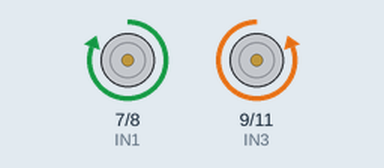
Simulated run of this sketch. Board: Arduino Uno, built with avr-gcc and run on an emulated ATmega328P. Shown: motor-driver pin pairs drawn as motors (green arrow = first pin HIGH = forward, orange = second pin HIGH = backward, longer = more drive, scaled by the enable pin).

Above: at 1.0 s.
At 2.2 s:
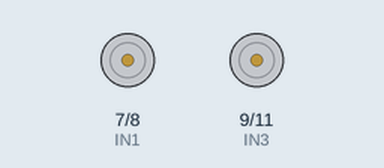
At 3.5 s:
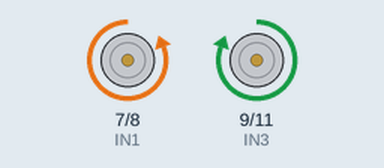
Timing chart, 0 to 6.5 s (numbered marks = the images above):
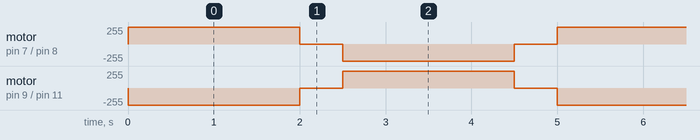

Measured:
- by itself, motor on pin 7 (IN1) / pin 8 (IN2): repeats every 5.0 s: stopped 0.50 s, backward 255/255 2.0 s, stopped 0.50 s, forward 255/255 2.0 s
- by itself, motor on pin 9 (IN3) / pin 11 (IN4): repeats every 5.0 s: stopped 0.50 s, forward 255/255 2.0 s, stopped 0.50 s, backward 255/255 2.0 s

The sketch:

avant_arriere.ino
```cpp
#define ENA 5
#define ENB 6
#define IN1 7
#define IN2 8
#define IN3 9
#define IN4 11

void setup() {
  pinMode(IN1, OUTPUT);
  pinMode(IN2, OUTPUT);
  pinMode(IN3, OUTPUT);
  pinMode(IN4, OUTPUT);
  pinMode(ENA, OUTPUT);
  pinMode(ENB, OUTPUT);
  digitalWrite(ENA, HIGH);
  digitalWrite(ENB, HIGH);
}

void loop() {
  //Avancer les moteurs gauches
  digitalWrite(IN1, HIGH);
  digitalWrite(IN2, LOW);
  //Avancer les moteurs droits
  digitalWrite(IN3, LOW);
  digitalWrite(IN4, HIGH);
  delay(2000);
  digitalWrite(IN1, LOW);
  digitalWrite(IN2, LOW);
  digitalWrite(IN3, LOW);
  digitalWrite(IN4, LOW);
  delay(500);
  //Reculer les moteurs gauches
  digitalWrite(IN1, LOW);
  digitalWrite(IN2, HIGH);
  //Reculer les moteurs droits
  digitalWrite(IN3, HIGH);
  digitalWrite(IN4, LOW);
  delay(2000);
  digitalWrite(IN1, LOW);
  digitalWrite(IN2, LOW);
  digitalWrite(IN3, HIGH);
  digitalWrite(IN4, HIGH);  //stop
  delay(500);


}
```
